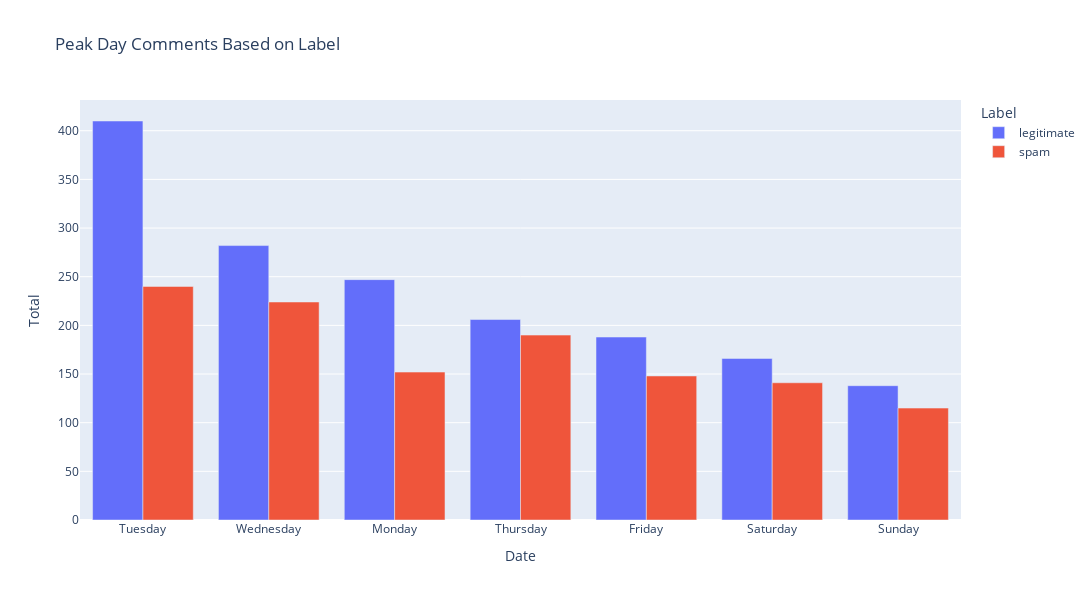

Here is the notebook cell this chart was saved with:
### Code cell
label_day_group = label_day_group.rename(columns={'counts':'Total'})
fig2 = px.bar(label_day_group, x='Date', y='Total', 
              color='Label', title = 'Peak Day Comments Based on Label', barmode="group", width=1200, height=600)
fig2.show()

### Figure 1 — Plotly figure (JSON) as saved in the notebook; plotly's stock layout.template omitted (floating-point values rounded to 4 significant figures)
{"data": [{"alignmentgroup": "True", "hovertemplate": "Label=legitimate<br>Date=%{x}<br>Total=%{y}<extra></extra>", "legendgroup": "legitimate", "marker": {"color": "#636efa", "pattern": {"shape": ""}}, "name": "legitimate", "offsetgroup": "legitimate", "orientation": "v", "showlegend": true, "textposition": "auto", "type": "bar", "x": ["Tuesday", "Wednesday", "Monday", "Thursday", "Friday", "Saturday", "Sunday"], "xaxis": "x", "y": [410, 282, 247, 206, 188, 166, 138], "yaxis": "y"}, {"alignmentgroup": "True", "hovertemplate": "Label=spam<br>Date=%{x}<br>Total=%{y}<extra></extra>", "legendgroup": "spam", "marker": {"color": "#EF553B", "pattern": {"shape": ""}}, "name": "spam", "offsetgroup": "spam", "orientation": "v", "showlegend": true, "textposition": "auto", "type": "bar", "x": ["Tuesday", "Wednesday", "Thursday", "Monday", "Friday", "Saturday", "Sunday"], "xaxis": "x", "y": [240, 224, 190, 152, 148, 141, 115], "yaxis": "y"}], "layout": {"barmode": "group", "height": 600, "legend": {"title": {"text": "Label"}, "tracegroupgap": 0}, "title": {"text": "Peak Day Comments Based on Label"}, "width": 1200, "xaxis": {"anchor": "y", "domain": [0, 1], "title": {"text": "Date"}}, "yaxis": {"anchor": "x", "domain": [0, 1], "title": {"text": "Total"}}}}
